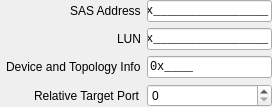
     <widget class="QWidget" name="sas_extended_messaging_tab">
      <attribute name="icon">
       <iconset theme="drive-harddisk"/>
      </attribute>
      <attribute name="title">
       <string>SAS Extended Messaging</string>
      </attribute>
      <attribute name="toolTip">
       <string>The SAS Ex device path clarifies the definition of the Logical Unit Number field to conform with the T-10 SCSI Architecture Model 4 specification.</string>
      </attribute>
      <attribute name="whatsThis">
       <string>&lt;html&gt;&lt;head/&gt;&lt;body&gt;&lt;p&gt;The SAS Ex device path clarifies the definition of the Logical Unit Number field to conform with the T-10 SCSI Architecture Model 4 specification.&lt;/p&gt;&lt;/body&gt;&lt;/html&gt;</string>
      </attribute>
      <layout class="QFormLayout" name="sas_extended_messaging_layout">
       <property name="fieldGrowthPolicy">
        <enum>QFormLayout::FieldGrowthPolicy::ExpandingFieldsGrow</enum>
       </property>
       <property name="labelAlignment">
        <set>Qt::AlignmentFlag::AlignRight|Qt::AlignmentFlag::AlignTrailing|Qt::AlignmentFlag::AlignVCenter</set>
       </property>
       <property name="leftMargin">
        <number>6</number>
       </property>
       <property name="topMargin">
        <number>0</number>
       </property>
       <property name="rightMargin">
        <number>0</number>
       </property>
       <property name="bottomMargin">
        <number>0</number>
       </property>
       <item row="0" column="0">
        <widget class="QLabel" name="sas_extended_messaging_sas_address_label">
         <property name="toolTip">
          <string>8-byte array of the SAS Address for Serial Attached SCSI Target Port.</string>
         </property>
         <property name="statusTip">
          <string>SAS Address</string>
         </property>
         <property name="whatsThis">
          <string>&lt;html&gt;&lt;head/&gt;&lt;body&gt;&lt;p&gt;8-byte array of the SAS Address for Serial Attached SCSI Target Port.&lt;/p&gt;&lt;/body&gt;&lt;/html&gt;</string>
         </property>
         <property name="text">
          <string>SAS Address</string>
         </property>
        </widget>
       </item>
       <item row="0" column="1">
        <widget class="QLineEdit" name="sas_extended_messaging_sas_address">
         <property name="font">
          <font>
           <family>Monospace</family>
          </font>
         </property>
         <property name="toolTip">
          <string>8-byte array of the SAS Address for Serial Attached SCSI Target Port.</string>
         </property>
         <property name="statusTip">
          <string>SAS Address</string>
         </property>
         <property name="whatsThis">
          <string>&lt;html&gt;&lt;head/&gt;&lt;body&gt;&lt;p&gt;8-byte array of the SAS Address for Serial Attached SCSI Target Port.&lt;/p&gt;&lt;/body&gt;&lt;/html&gt;</string>
         </property>
         <property name="inputMask">
          <string notr="true">&lt;\0\xHHHHHHHHHHHHHHHH;_</string>
         </property>
         <property name="text">
          <string notr="true">0x</string>
         </property>
        </widget>
       </item>
       <item row="1" column="0">
        <widget class="QLabel" name="sas_extended_messaging_lun_label">
         <property name="toolTip">
          <string>8-byte array of the SAS Logical Unit Number.</string>
         </property>
         <property name="statusTip">
          <string>LUN</string>
         </property>
         <property name="whatsThis">
          <string>&lt;html&gt;&lt;head/&gt;&lt;body&gt;&lt;p&gt;8-byte array of the SAS Logical Unit Number.&lt;/p&gt;&lt;/body&gt;&lt;/html&gt;</string>
         </property>
         <property name="text">
          <string>LUN</string>
         </property>
        </widget>
       </item>
       <item row="1" column="1">
        <widget class="QLineEdit" name="sas_extended_messaging_lun">
         <property name="font">
          <font>
           <family>Monospace</family>
          </font>
         </property>
         <property name="toolTip">
          <string>8-byte array of the SAS Logical Unit Number.</string>
         </property>
         <property name="statusTip">
          <string>LUN</string>
         </property>
         <property name="whatsThis">
          <string>&lt;html&gt;&lt;head/&gt;&lt;body&gt;&lt;p&gt;8-byte array of the SAS Logical Unit Number.&lt;/p&gt;&lt;/body&gt;&lt;/html&gt;</string>
         </property>
         <property name="inputMask">
          <string notr="true">&lt;\0\xHHHHHHHHHHHHHHHH;_</string>
         </property>
         <property name="text">
          <string notr="true">0x</string>
         </property>
        </widget>
       </item>
       <item row="2" column="0">
        <widget class="QLabel" name="sas_extended_messaging_device_and_topology_info_label">
         <property name="toolTip">
          <string>More Information about the device and its interconnect.</string>
         </property>
         <property name="statusTip">
          <string>Device and Topology Info</string>
         </property>
         <property name="whatsThis">
          <string>&lt;html&gt;&lt;head/&gt;&lt;body&gt;&lt;p&gt;More Information about the device and its interconnect.&lt;/p&gt;&lt;/body&gt;&lt;/html&gt;</string>
         </property>
         <property name="text">
          <string>Device and Topology Info</string>
         </property>
        </widget>
       </item>
       <item row="2" column="1">
        <widget class="QLineEdit" name="sas_extended_messaging_device_and_topology_info">
         <property name="font">
          <font>
           <family>Monospace</family>
          </font>
         </property>
         <property name="toolTip">
          <string>More Information about the device and its interconnect.</string>
         </property>
         <property name="statusTip">
          <string>Device and Topology Info</string>
         </property>
         <property name="whatsThis">
          <string>&lt;html&gt;&lt;head/&gt;&lt;body&gt;&lt;p&gt;More Information about the device and its interconnect.&lt;/p&gt;&lt;/body&gt;&lt;/html&gt;</string>
         </property>
         <property name="inputMask">
          <string notr="true">&lt;\0\xHHHH;_</string>
         </property>
         <property name="text">
          <string notr="true">0x</string>
         </property>
        </widget>
       </item>
       <item row="3" column="0">
        <widget class="QLabel" name="sas_extended_messaging_relative_target_port_label">
         <property name="toolTip">
          <string>Relative Target Port (RTP).</string>
         </property>
         <property name="statusTip">
          <string>Relative Target Port</string>
         </property>
         <property name="whatsThis">
          <string>&lt;html&gt;&lt;head/&gt;&lt;body&gt;&lt;p&gt;Relative Target Port (RTP).&lt;/p&gt;&lt;/body&gt;&lt;/html&gt;</string>
         </property>
         <property name="text">
          <string>Relative Target Port</string>
         </property>
        </widget>
       </item>
       <item row="3" column="1">
        <widget class="QSpinBox" name="sas_extended_messaging_relative_target_port">
         <property name="sizePolicy">
          <sizepolicy hsizetype="Expanding" vsizetype="Fixed">
           <horstretch>0</horstretch>
           <verstretch>0</verstretch>
          </sizepolicy>
         </property>
         <property name="toolTip">
          <string>Relative Target Port (RTP).</string>
         </property>
         <property name="statusTip">
          <string>Relative Target Port</string>
         </property>
         <property name="whatsThis">
          <string>&lt;html&gt;&lt;head/&gt;&lt;body&gt;&lt;p&gt;Relative Target Port (RTP).&lt;/p&gt;&lt;/body&gt;&lt;/html&gt;</string>
         </property>
         <property name="minimum">
          <number>0</number>
         </property>
         <property name="maximum">
          <number>65535</number>
         </property>
        </widget>
       </item>
      </layout>
     </widget>
